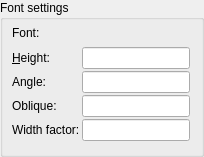
      <widget class="QGroupBox" name="bgFont">
       <property name="sizePolicy">
        <sizepolicy hsizetype="Preferred" vsizetype="Preferred">
         <horstretch>0</horstretch>
         <verstretch>0</verstretch>
        </sizepolicy>
       </property>
       <property name="title">
        <string>Font settings</string>
       </property>
       <layout class="QGridLayout">
        <property name="leftMargin">
         <number>9</number>
        </property>
        <property name="topMargin">
         <number>0</number>
        </property>
        <property name="spacing">
         <number>2</number>
        </property>
        <item row="4" column="2">
         <widget class="QLineEdit" name="leOblique">
          <property name="toolTip">
           <string>Obligue of text</string>
          </property>
         </widget>
        </item>
        <item row="3" column="2">
         <widget class="QLineEdit" name="leAngle">
          <property name="sizePolicy">
           <sizepolicy hsizetype="Expanding" vsizetype="Fixed">
            <horstretch>0</horstretch>
            <verstretch>0</verstretch>
           </sizepolicy>
          </property>
          <property name="toolTip">
           <string>Rotation angle</string>
          </property>
         </widget>
        </item>
        <item row="3" column="1">
         <widget class="QLabel" name="lAngle">
          <property name="text">
           <string>Angle:</string>
          </property>
         </widget>
        </item>
        <item row="1" column="2">
         <widget class="QG_FontBox" name="cbFont" native="true">
          <property name="sizePolicy">
           <sizepolicy hsizetype="Expanding" vsizetype="Fixed">
            <horstretch>0</horstretch>
            <verstretch>0</verstretch>
           </sizepolicy>
          </property>
          <property name="minimumSize">
           <size>
            <width>100</width>
            <height>25</height>
           </size>
          </property>
          <property name="focusPolicy">
           <enum>Qt::WheelFocus</enum>
          </property>
         </widget>
        </item>
        <item row="5" column="2">
         <widget class="QLineEdit" name="leWidthRel">
          <property name="toolTip">
           <string>Width factor</string>
          </property>
         </widget>
        </item>
        <item row="6" column="2">
         <spacer name="spacer2_2">
          <property name="orientation">
           <enum>Qt::Vertical</enum>
          </property>
          <property name="sizeType">
           <enum>QSizePolicy::Expanding</enum>
          </property>
          <property name="sizeHint" stdset="0">
           <size>
            <width>20</width>
            <height>2</height>
           </size>
          </property>
         </spacer>
        </item>
        <item row="5" column="1">
         <widget class="QLabel" name="lWidthFactor">
          <property name="text">
           <string>Width factor:</string>
          </property>
         </widget>
        </item>
        <item row="2" column="2">
         <widget class="QLineEdit" name="leHeight">
          <property name="sizePolicy">
           <sizepolicy hsizetype="Expanding" vsizetype="Fixed">
            <horstretch>0</horstretch>
            <verstretch>0</verstretch>
           </sizepolicy>
          </property>
          <property name="toolTip">
           <string>Height of text</string>
          </property>
         </widget>
        </item>
        <item row="6" column="1">
         <spacer name="spacer2">
          <property name="orientation">
           <enum>Qt::Vertical</enum>
          </property>
          <property name="sizeType">
           <enum>QSizePolicy::Expanding</enum>
          </property>
          <property name="sizeHint" stdset="0">
           <size>
            <width>20</width>
            <height>2</height>
           </size>
          </property>
         </spacer>
        </item>
        <item row="2" column="1">
         <widget class="QLabel" name="lHeight">
          <property name="text">
           <string>&amp;Height:</string>
          </property>
          <property name="wordWrap">
           <bool>false</bool>
          </property>
          <property name="buddy">
           <cstring>leHeight</cstring>
          </property>
         </widget>
        </item>
        <item row="1" column="1">
         <widget class="QLabel" name="lFont">
          <property name="text">
           <string>Font:</string>
          </property>
         </widget>
        </item>
        <item row="4" column="1">
         <widget class="QLabel" name="lOblique">
          <property name="text">
           <string>Oblique:</string>
          </property>
         </widget>
        </item>
       </layout>
      </widget>
